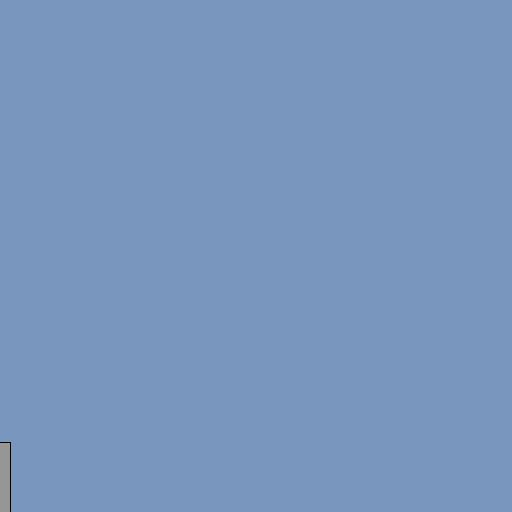
Frame 1 (no input)
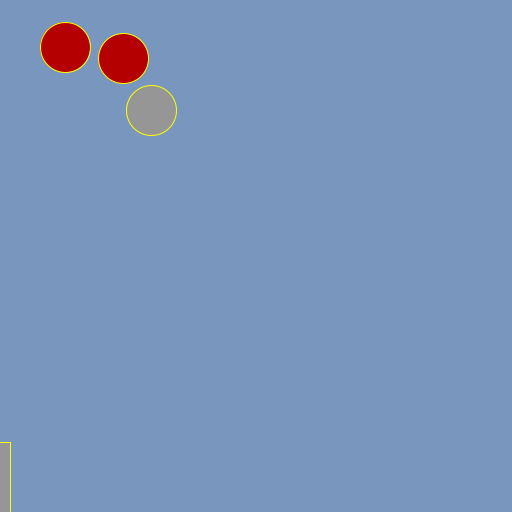
Frame 60 (the mouse pressed at the canvas centre just before this capture)
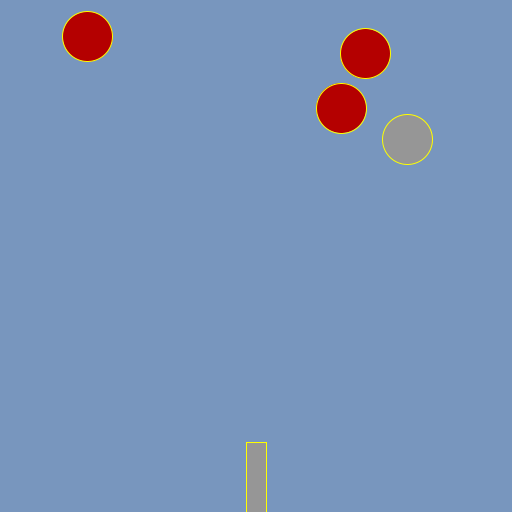
Frame 120 (the mouse held since frame 60 and released just before this capture)

The Processing sketch that drew these frames (run headless with seeded random() and noise(); from frame 60 on, the mouse is pressed at the canvas centre):

// Processing sketch: es2
// ── es2.pde
ArrayList<Asteroids> aster;
Gun G;
ArrayList<Bullets> bull;
void setup(){
    size(512, 512);
    frameRate(60);
    aster = new ArrayList<Asteroids>();
    G = new Gun();
    bull = new ArrayList<Bullets>();
}

void draw(){
  background(120, 150, 190);
  G.run();
  
  for(Bullets b:bull){
    b.run();
  }
  //facciamo partire i nostri asteroidi e carichiamo i proiettili, se l'asteroide viene colpito cambia colore e cade
  for(Asteroids a:aster){
    a.run();
    for(Bullets b:bull){
      a.hit(b);
    }
  }
  
  if(random(0,100) < 5){
    aster.add(new Asteroids(-50,random(256), random(2,7), random(-2,2)));
  }
}

  void keyPressed(){
    if(key == 'A'){
      bull.add(G.shot());
    }
    if(key == 'R' || key == 'r'){
      setup();
    }  
}

// ── Asteroids.pde
class Asteroids{
  float posx, posy, Vx, Vy, dim = 50;
  boolean state = true;
  color c = color(255, 255, 0);
  
  Asteroids(float x, float y, float v1, float v2){
    this.posx = x;
    this.posy = y;
    this.Vx = v1;
    this.Vy = v2;
  }
  
  void display(){
    ellipse(posx, posy, dim, dim);
    strokeWeight(1);
    stroke(c);
    if(state){
      fill(180, 0, 0);
    } else {
      fill(150);
    }    
  }
  
  void move(){
    
    if(state == false){
      posy += 0.2;
    } else {
    posx += Vx;
    posy += Vy;
    }
  }
  
  void hit(Bullets a){
    if((dist(a.posx, a.posy, posx, posy) < dim/2) && state){
       state = false;
    }
  }
  void run(){
    display();
    move();
  }
}

// ── Bullet.pde
class Bullets{
  float posx, posy, dim = 10, Vy = 10;
  color c = color(255, 0, 255);
  
  Bullets(float x, float y){
    this.posx = x;
    this.posy = y;
  }
  
  void run(){
    display();
    move();
  }
  
  void move(){
    posy -= Vy;
  }
  
  void display(){
    noStroke();
    fill(c);
    ellipse(posx, posy, dim, dim);
  }
}

// ── Gun.pde
class Gun{
  int posx, posy, b = 20, h = 70;
  
  Gun(){
  }
  
  void display(){
    rectMode(CENTER);
    fill(150);
    rect(mouseX, height-35, b, h);
  }
  
  Bullets shot(){
    return new Bullets(mouseX, float(height-70));
  }
  
  void run(){
    display();
  }
}
